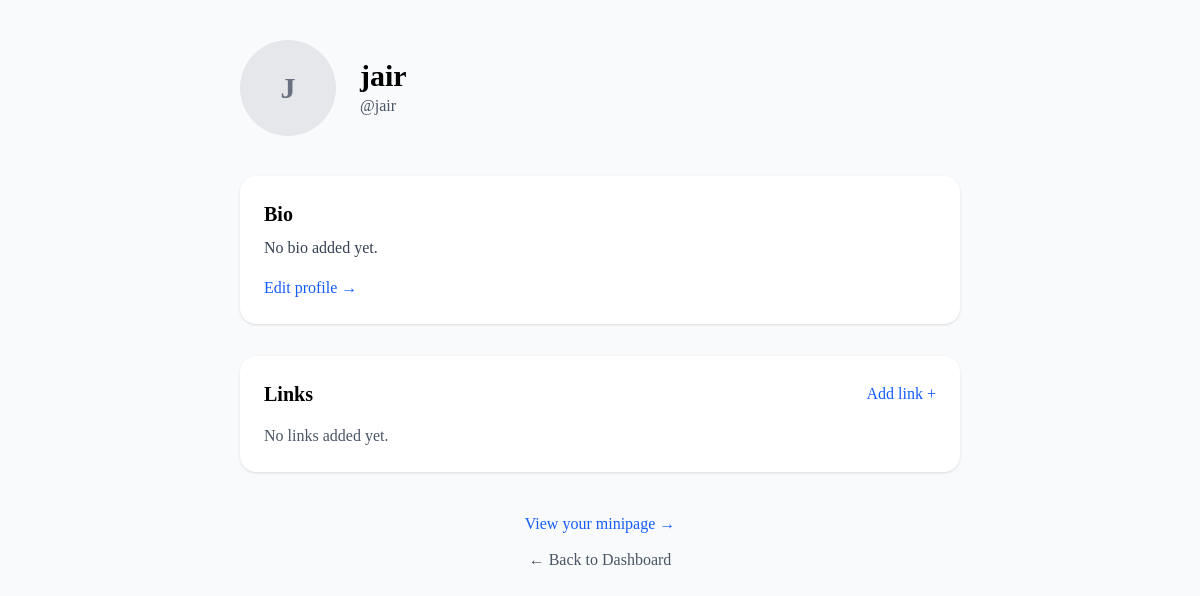
The page /profile/3 (signed in) on the database as committed earlier.
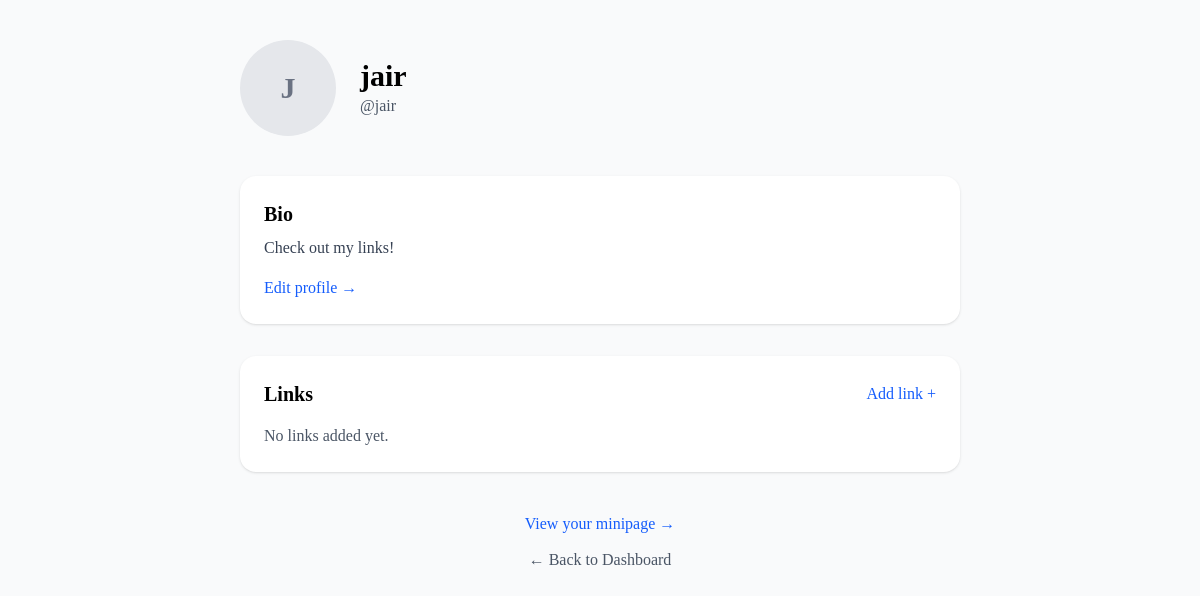
The same page on the database as committed later.
### profiles/models.py (models this page shows)
class Profile(models.Model):
    user = models.OneToOneField(User, on_delete=models.CASCADE, related_name='profile')
    profile_name = models.CharField(max_length=100)
    bio = models.TextField()

### profiles/views.py (the view)
# urls.py: path('<int:profile_id>', views.profile_detail, name='profile_detail'),
@login_required
def profile_detail(request, profile_id):
    profile = get_object_or_404(Profile, pk=profile_id)
    links = profile.links.all()
    if profile.user == request.user:
        return render(request, 'profiles/profile_detail.html',
                      {'profile': profile, 'links': links})
    else:
        messages.warning(request, "You are not allowed to see this page.")
        return redirect('core:home')

### profiles/templates/profiles/profile_detail.html
{% extends 'core/base.html' %}
{% block content %}
<div class="max-w-3xl mx-auto px-6">
    <div class="flex items-center gap-6 mb-10">
        <div class="w-24 h-24 bg-gray-200 rounded-full flex items-center justify-center text-3xl font-semibold text-gray-500">
            {{ profile.profile_name|first|upper }}
        </div>
        <div>
            <h1 class="text-3xl font-bold">{{ profile.profile_name }}</h1>
            <p class="text-gray-600">@{{ profile.user.username }}</p>
        </div>
    </div>
    <div class="bg-white p-6 rounded-2xl shadow mb-8">
        <h2 class="text-xl font-semibold mb-2">Bio</h2>
        <p class="text-gray-700">{{ profile.bio|default:"No bio added yet." }}</p>
        <a href="{% url 'profiles:edit_profile' profile.id %}"
           class="inline-block mt-4 text-blue-600 hover:underline font-medium">
            Edit profile →
        </a>
    </div>
    <div class="bg-white p-6 rounded-2xl shadow mb-8">
        <div class="flex items-center justify-between mb-4">
            <h2 class="text-xl font-semibold">Links</h2>
            <a href="{% url 'profiles:add_link' profile.id %}"
               class="text-blue-600 hover:underline font-medium">
                Add link +
            </a>
        </div>
    {% if links %}
        <ul class="space-y-4">
            {% for link in links %}
                <li class="bg-white p-6 rounded-2xl shadow hover:shadow-lg transition flex justify-between items-center">
                    <div>
                        <p class="text-lg font-semibold mb-1">{{ link.title }}</p>
                        <a href="{{ link.url }}" target="_blank" class="text-blue-600 hover:underline">
                            {{ link.url }}
                        </a>
                    </div>
                    <div class="flex space-x-4">
                        <a href="{% url 'profiles:edit_link' profile.id link.id %}"
                           class="px-3 py-1 text-sm text-gray-600 hover:text-gray-800 font-medium rounded-lg transition">
                            Edit
                        </a>
                        <form action="{% url 'profiles:delete_link' profile.id link.id %}" method="post" onsubmit="return confirm('Are you sure you want to delete this link?');">
                            {% csrf_token %}
                            <button type="submit"
                                    class="px-3 py-1 text-sm text-red-600 hover:text-red-800 font-medium rounded-lg transition">
                                Delete
                            </button>
                        </form>
                    </div>
                </li>
        {% endfor %}
        </ul>
        {% else %}
            <p class="text-gray-600">No links added yet.</p>
    {% endif %}
    </div>
<div class="flex flex-col items-center gap-3 mt-10">
    <a href="{% url 'core:minipage' profile.user.username %}"
       class="text-blue-600 font-medium hover:underline">
        View your minipage →
    </a>
    <a href="{% url 'core:home' %}"
       class="text-gray-600 font-medium hover:underline">
        ← Back to Dashboard
    </a>
</div>
</div>
{% endblock %}

Rows that differ between the two databases and show on the page:
changed Profile "jair": bio "No bio added yet." → "Check out my links!"
